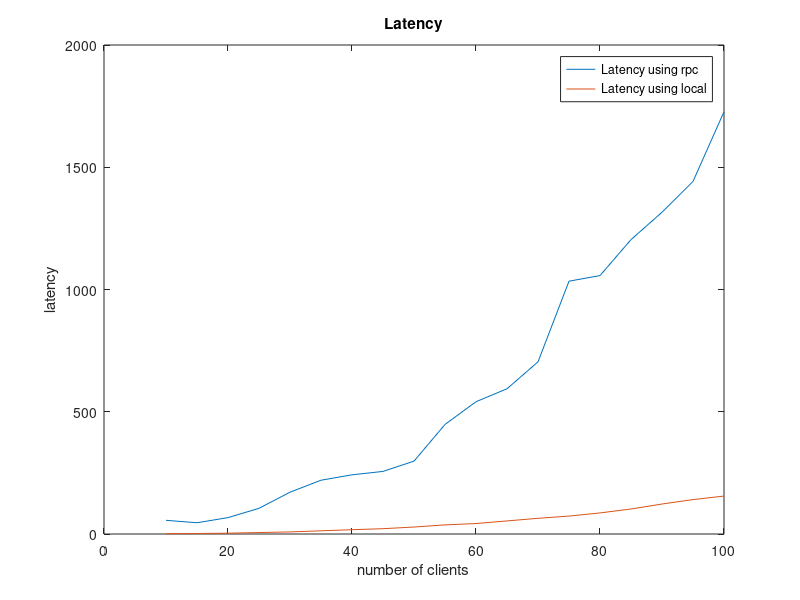
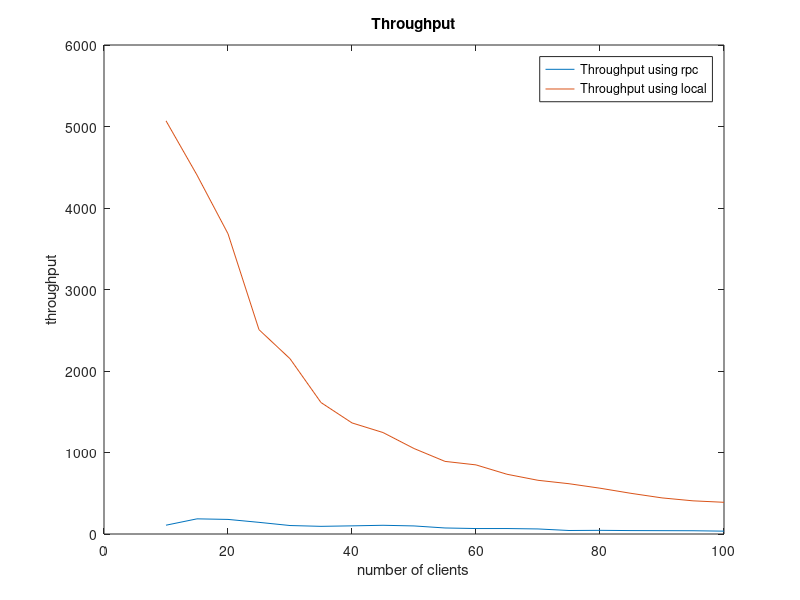

MATLAB code for these plots, in order:
clear;
close all;
numThreads = 10:5:100;
rpcThroughput =[108 186 179 143 104 94 100 107 99 74 67 67 62 43 45 42 41 40 35];
rpcLatency = [56 46 67 105 171 220 242 256 298 448 541 594 704 1034 1057 1204 1316 1442 1727];
localThroughput = [5070 4404 3684 2507 2151 1613 1363 1245 1049 891 848 733 659 617 562 499 443 407 389];
localLatency = [1.197 2.068 3.301 5.994 8.501 13.068 17.555 21.746 28.534 37.296 42.805 53.476 64.198 73.309 86.173 102.294 122.642 140.680 155.156];


figure
plot(numThreads, rpcLatency, numThreads, localLatency);
%plot(numThreads, localLatency);
legend('Latency using rpc','Latency using local');
xlabel('number of clients');
ylabel('latency');
title('Latency');

figure
plot(numThreads, rpcThroughput, numThreads, localThroughput);
%plot(numThreads, localThroughput);
legend('Throughput using rpc','Throughput using local');
xlabel('number of clients');
ylabel('throughput');
title('Throughput');

